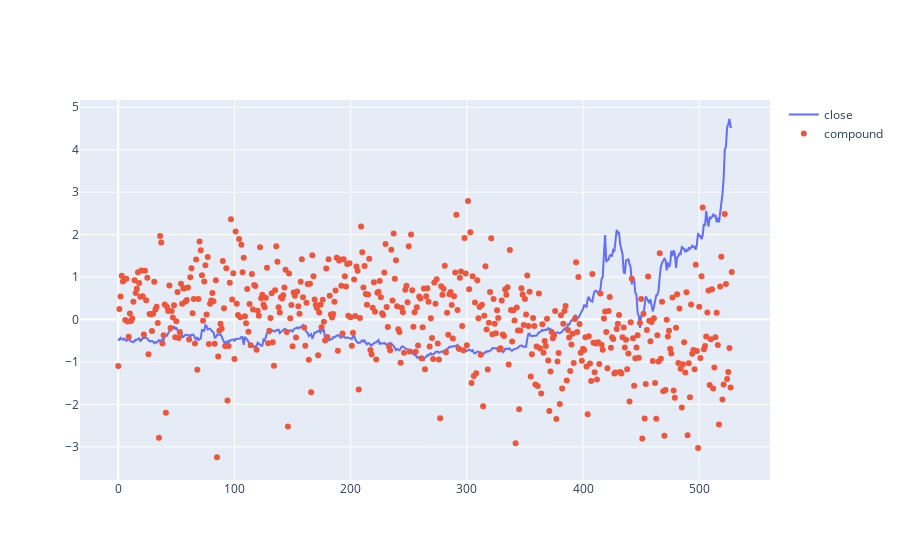

The code cell stored with this chart in its notebook:
### Code cell
import plotly.graph_objects as go
fig = go.Figure()
index_arr = df3["index"].to_numpy()
close = df3["Scaled_Close"].to_numpy()
compound = df3["Scaled_compound"].to_numpy()
fig.add_trace(go.Scatter(x=index_arr, y=close,
                    mode='lines',
                    name='close'))
fig.add_trace(go.Scatter(x=index_arr, y=compound,
                    mode='markers',
                    name='compound'))
# fig.add_trace(go.Scatter(x=random_x, y=random_y2,
#                     mode='markers', name='markers'))

fig.show()

### Figure 1 — Plotly figure (JSON) as saved in the notebook; plotly's stock layout.template omitted (floating-point values rounded to 4 significant figures; data arrays with more than 128 entries replaced by an {"elided": "..."} marker saying what was removed)
{"data": [{"mode": "lines", "name": "close", "type": "scatter", "x": {"elided": "529 int values"}, "y": {"elided": "529 float values"}}, {"mode": "markers", "name": "compound", "type": "scatter", "x": {"elided": "529 int values"}, "y": {"elided": "529 float values"}}], "layout": {}}
